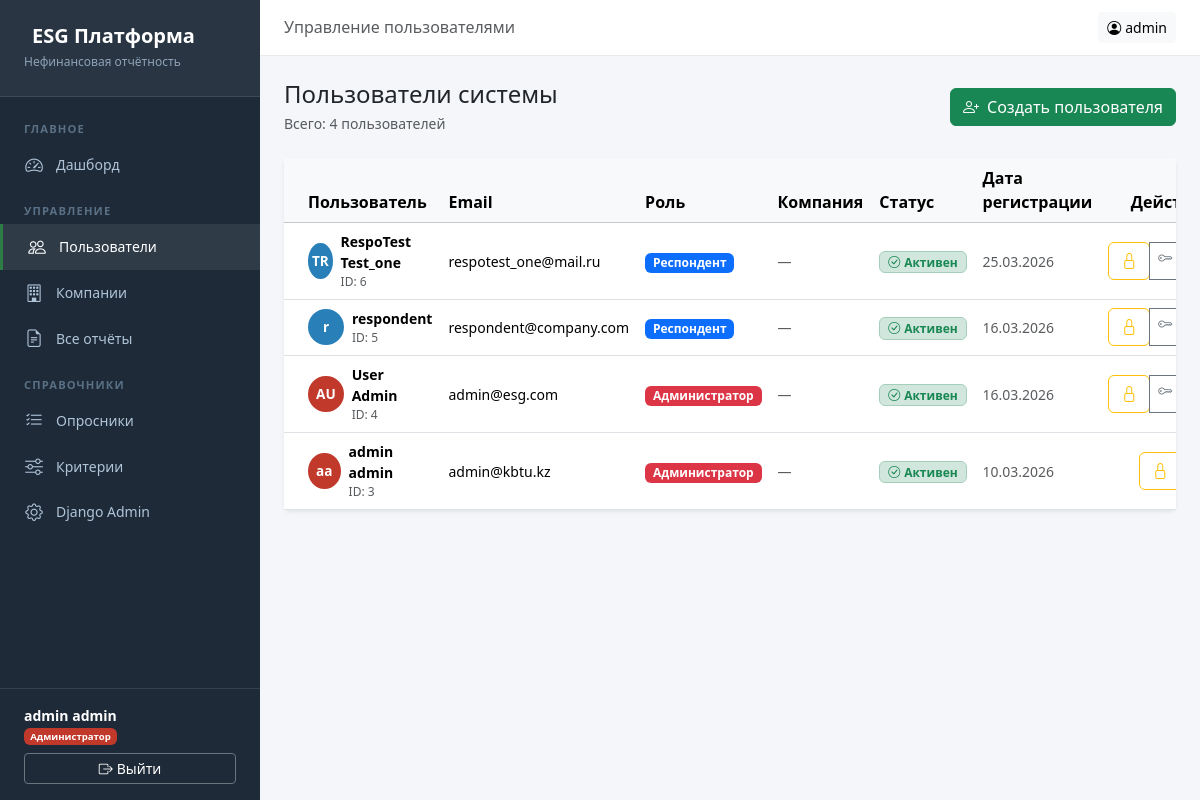
Screenshot of /accounts/users/ (signed in) with the database file from the repository.
### accounts/models.py (models this page shows, shortened)
class User(AbstractBaseUser, PermissionsMixin):
    email = models.EmailField(unique=True, verbose_name='Email')
    first_name = models.CharField(max_length=100, verbose_name='Имя')
    last_name = models.CharField(max_length=100, verbose_name='Фамилия')
    middle_name = models.CharField(max_length=100, blank=True, verbose_name='Отчество')
    role = models.CharField(
        max_length=20,
        choices=Role.choices,
        default=Role.VIEWER,
        verbose_name='Роль'
    )
    is_active = models.BooleanField(default=True, verbose_name='Активен')
    is_staff = models.BooleanField(default=False, verbose_name='Сотрудник')
    date_joined = models.DateTimeField(default=timezone.now, verbose_name='Дата регистрации')
    last_login = models.DateTimeField(null=True, blank=True, verbose_name='Последний вход')
    company = models.ForeignKey(
        'companies.Company',
        null=True, blank=True,
        on_delete=models.SET_NULL,
        verbose_name='Компания',
        related_name='users'
    )
    objects = UserManager()
    USERNAME_FIELD = 'email'
    REQUIRED_FIELDS = ['first_name', 'last_name']
    class Meta:
        verbose_name = 'Пользователь'
        verbose_name_plural = 'Пользователи'
        ordering = ['-date_joined']
    def get_full_name(self):
        return f'{self.last_name} {self.first_name} {self.middle_name}'.strip()
    def get_short_name(self):
        return self.first_name
    @property
    def is_admin(self):
        return self.role == Role.ADMIN

### accounts/views.py (the view)
    def wrapper(request, *args, **kwargs):
        if not request.user.is_authenticated:
            return redirect('accounts:login')
        if not request.user.is_admin:
            return HttpResponseForbidden('Доступ запрещён. Требуются права администратора.')
        return view_func(request, *args, **kwargs)

### accounts/views.py (called while the page is built)
def require_admin(view_func):
    def wrapper(request, *args, **kwargs):
        if not request.user.is_authenticated:
            return redirect('accounts:login')
        if not request.user.is_admin:
            return HttpResponseForbidden('Доступ запрещён. Требуются права администратора.')
        return view_func(request, *args, **kwargs)
    wrapper.__name__ = view_func.__name__
    return wrapper

@require_admin
def user_list(request):
    users = User.objects.select_related('company').order_by('-date_joined')
    return render(request, 'accounts/user_list.html', {'users': users})

### templates/accounts/user_list.html (shortened to what this page needs)
{% extends 'base.html' %}
{% block page_title %}Управление пользователями{% endblock %}
{% block content %}
<div class="d-flex justify-content-between align-items-center mb-4">
    <div>
        <h4 class="mb-1">Пользователи системы</h4>
        <p class="text-muted small mb-0">Всего: {{ users.count }} пользователей</p>
    </div>
    <a href="{% url 'accounts:user_create' %}" class="btn btn-success">
        <i class="bi bi-person-plus me-2"></i>Создать пользователя
    </a>
</div>
<div class="card border-0 shadow-sm">
    <div class="card-body p-0">
        <div class="table-responsive">
            <table class="table table-hover align-middle mb-0">
                <thead class="table-light">
                    <tr>
                        <th class="ps-4">Пользователь</th>
                        <th>Email</th>
                        <th>Роль</th>
                        <th>Компания</th>
                        <th>Статус</th>
                        <th>Дата регистрации</th>
                        <th class="text-end pe-4">Действия</th>
                    </tr>
                </thead>
                <tbody>
                {% for u in users %}
                <tr>
                    <td class="ps-4">
                        <div class="d-flex align-items-center gap-2">
                            <div class="rounded-circle d-flex align-items-center justify-content-center fw-bold text-white"
                                 style="width:36px;height:36px;background:{% if u.role == 'admin' %}#c0392b{% elif u.role == 'respondent' %}#2980b9{% else %}#27ae60{% endif %};font-size:0.85rem;">
                                {{ u.first_name|first }}{{ u.last_name|first }}
                            </div>
                            <div>
                                <div class="fw-semibold small">{{ u.get_full_name }}</div>
                                <div class="text-muted" style="font-size:0.75rem;">ID: {{ u.pk }}</div>
                            </div>
                        </div>
                    </td>
                    <td><small>{{ u.email }}</small></td>
                    <td>
                        {% if u.role == 'admin' %}
                        <span class="badge bg-danger">Администратор</span>
                        {% elif u.role == 'respondent' %}
                        <span class="badge bg-primary">Респондент</span>
                        {% else %}
                        <span class="badge bg-success">Пользователь</span>
                        {% endif %}
                    </td>
                    <td><small class="text-muted">{{ u.company.name|default:"—" }}</small></td>
                    <td>
                        {% if u.is_active %}
                        <span class="badge bg-success-subtle text-success border border-success-subtle">
                            <i class="bi bi-check-circle me-1"></i>Активен
                        </span>
                        {% else %}
                        <span class="badge bg-danger-subtle text-danger border border-danger-subtle">
                            <i class="bi bi-x-circle me-1"></i>Заблокирован
                        </span>
                        {% endif %}
                    </td>
                    <td><small class="text-muted">{{ u.date_joined|date:"d.m.Y" }}</small></td>
                    <td class="text-end pe-4">
                        <div class="btn-group btn-group-sm">
                            <form method="post" action="{% url 'accounts:user_toggle_block' u.pk %}" class="d-inline">
                                <button type="submit" class="btn {% if u.is_active %}btn-outline-warning{% else %}btn-outline-success{% endif %}"
                                        title="{% if u.is_active %}Заблокировать{% else %}Разблокировать{% endif %}">
                                    <i class="bi {% if u.is_active %}bi-lock{% else %}bi-unlock{% endif %}"></i>
                                </button>
                            </form>
                            <a href="{% url 'accounts:user_reset_password' u.pk %}" class="btn btn-outline-secondary" title="Сбросить пароль">
                                <i class="bi bi-key"></i>
                            </a>
                        </div>
                    </td>
                </tr>
                {% endfor %}
                </tbody>
            </table>
        </div>
    </div>
</div>
{% endblock %}

### templates/base.html (shortened to what this page needs)
<!DOCTYPE html>
<html lang="ru">
<head>
    <link href="https://cdn.jsdelivr.net/npm/bootstrap@5.3.2/dist/css/bootstrap.min.css" rel="stylesheet">
    <link href="https://cdn.jsdelivr.net/npm/bootstrap-icons@1.11.3/font/bootstrap-icons.min.css" rel="stylesheet">
</head>
<body>
{% if user.is_authenticated %}
<nav class="sidebar">
    <div class="sidebar-brand">
        <h5>ESG Платформа</h5>
        <small>Нефинансовая отчётность</small>
    </div>
    <div class="sidebar-nav">
        <div class="sidebar-section">Главное</div>
        <a href="{% url 'core:dashboard' %}" class="nav-link {% if request.resolver_match.url_name == 'dashboard' %}active{% endif %}">
            <i class="bi bi-speedometer2"></i> Дашборд
        </a>
        {% if user.role == 'admin' %}
        <div class="sidebar-section mt-2">Управление</div>
        <a href="{% url 'accounts:user_list' %}" class="nav-link {% if 'user' in request.path %}active{% endif %}">
            <i class="bi bi-people"></i> Пользователи
        </a>
        <a href="#" class="nav-link">
            <i class="bi bi-building"></i> Компании
        </a>
        <a href="#" class="nav-link">
            <i class="bi bi-file-earmark-text"></i> Все отчёты
        </a>
        <div class="sidebar-section mt-2">Справочники</div>
        <a href="#" class="nav-link">
            <i class="bi bi-list-check"></i> Опросники
        </a>
        <a href="#" class="nav-link">
            <i class="bi bi-sliders"></i> Критерии
        </a>
        <a href="/admin/" class="nav-link">
            <i class="bi bi-gear"></i> Django Admin
        </a>
        {% endif %}
    </div>
    <div class="sidebar-footer">
        <div class="user-name">{{ user.get_full_name }}</div>
        <div class="user-info mb-2">
            {% if user.role == 'admin' %}<span class="badge badge-admin">Администратор</span>
            {% elif user.role == 'respondent' %}<span class="badge badge-respondent">Респондент</span>
            {% else %}<span class="badge badge-viewer">Пользователь</span>{% endif %}
        </div>
        <a href="{% url 'accounts:logout' %}" class="btn btn-sm btn-outline-secondary w-100 text-white border-secondary">
            <i class="bi bi-box-arrow-right me-1"></i>Выйти
        </a>
    </div>
</nav>
<div class="main-content">
    <div class="topbar">
        <div>
            <h6 class="mb-0 text-muted">{% block page_title %}Главная{% endblock %}</h6>
        </div>
        <div class="d-flex gap-2">
            <a href="{% url 'accounts:profile' %}" class="btn btn-sm btn-light">
                <i class="bi bi-person-circle me-1"></i>{{ user.get_short_name }}
            </a>
        </div>
    </div>
    <div class="content-area">
        {% block content %}{% endblock %}
    </div>
</div>
{% else %}
{% block auth_content %}{% endblock %}
{% endif %}
</body>
</html>

### templates/base.html (style rules this page uses)
:root { --esg-green: #2d7d46; --esg-blue: #1a5276; --esg-sidebar: #1e2a38; }
body { background: #f4f6f9; font-family: 'Segoe UI', sans-serif; }
.sidebar { width: 260px; min-height: 100vh; background: var(--esg-sidebar); position: fixed; top: 0; left: 0; z-index: 100; display: flex; flex-direction: column; }
.sidebar-brand { padding: 1.5rem; background: rgba(255,255,255,0.05); border-bottom: 1px solid rgba(255,255,255,0.1); }
.sidebar-brand h5 { color: #fff; margin: 0; font-weight: 700; }
.sidebar-brand small { color: #8fa3b8; font-size: 0.75rem; }
.sidebar-nav { padding: 1rem 0; flex: 1; }
.sidebar-section { padding: 0.5rem 1.5rem 0.25rem; font-size: 0.7rem; text-transform: uppercase; color: #5a7085; letter-spacing: 0.1em; font-weight: 600; }
.sidebar .nav-link { color: #b0c4d8; padding: 0.6rem 1.5rem; display: flex; align-items: center; gap: 0.75rem; font-size: 0.875rem; border-radius: 0; transition: all 0.2s; }
.sidebar .nav-link:hover, .sidebar .nav-link.active { color: #fff; background: rgba(255,255,255,0.08); border-left: 3px solid var(--esg-green); }
.sidebar .nav-link i { font-size: 1.1rem; width: 20px; text-align: center; }
.sidebar-footer { padding: 1rem 1.5rem; border-top: 1px solid rgba(255,255,255,0.1); }
.sidebar-footer .user-info { color: #b0c4d8; font-size: 0.8rem; }
.sidebar-footer .user-name { color: #fff; font-weight: 600; font-size: 0.875rem; }
.main-content { margin-left: 260px; min-height: 100vh; }
.topbar { background: #fff; border-bottom: 1px solid #e9ecef; padding: 0.75rem 1.5rem; display: flex; align-items: center; justify-content: space-between; position: sticky; top: 0; z-index: 99; }
.content-area { padding: 1.5rem; }
.badge-admin { background: #c0392b; }

### rows the page displays
User: get_full_name "admin admin", get_short_name "admin", first_name|first "a", last_name|first "a", pk "3", email "admin@kbtu.kz", role "Администратор", company.name "—", is_active True (drawn), date_joined "10.03.2026"
User: first_name|first "T", last_name|first "R", get_full_name "RespoTest Test_one", pk "6", email "respotest_one@mail.ru", role "Респондент", company.name "—", is_active True (drawn), date_joined "25.03.2026"
User: first_name|first "r", get_full_name "respondent", pk "5", email "respondent@company.com", role "Респондент", company.name "—", is_active True (drawn), date_joined "16.03.2026"
User: first_name|first "A", last_name|first "U", get_full_name "User Admin", pk "4", email "admin@esg.com", role "Администратор", company.name "—", is_active True (drawn), date_joined "16.03.2026"

### other values shown
{{ users.count }} "4"
